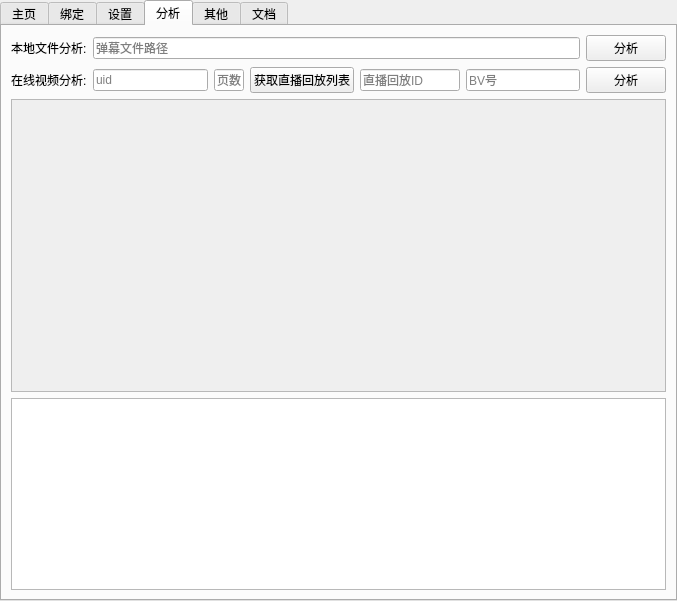
<?xml version="1.0" encoding="UTF-8"?>
<ui version="4.0">
 <class>Form</class>
 <widget class="QWidget" name="Form">
  <property name="geometry">
   <rect>
    <x>0</x>
    <y>0</y>
    <width>677</width>
    <height>601</height>
   </rect>
  </property>
  <property name="sizePolicy">
   <sizepolicy hsizetype="Maximum" vsizetype="Fixed">
    <horstretch>0</horstretch>
    <verstretch>0</verstretch>
   </sizepolicy>
  </property>
  <property name="acceptDrops">
   <bool>true</bool>
  </property>
  <property name="windowTitle">
   <string>Form</string>
  </property>
  <layout class="QVBoxLayout" name="verticalLayout_5">
   <property name="leftMargin">
    <number>0</number>
   </property>
   <property name="topMargin">
    <number>0</number>
   </property>
   <property name="rightMargin">
    <number>0</number>
   </property>
   <property name="bottomMargin">
    <number>0</number>
   </property>
   <item>
    <widget class="QTabWidget" name="tabWidget">
     <property name="acceptDrops">
      <bool>false</bool>
     </property>
     <property name="currentIndex">
      <number>3</number>
     </property>
     <widget class="QWidget" name="tab">
      <attribute name="title">
       <string>主页</string>
      </attribute>
      <layout class="QHBoxLayout" name="horizontalLayout_4">
       <item>
        <layout class="QVBoxLayout" name="verticalLayout">
         <property name="spacing">
          <number>6</number>
         </property>
         <property name="topMargin">
          <number>0</number>
         </property>
         <property name="bottomMargin">
          <number>0</number>
         </property>
         <item>
          <layout class="QHBoxLayout" name="horizontalLayout" stretch="0,0,0">
           <property name="sizeConstraint">
            <enum>QLayout::SetMaximumSize</enum>
           </property>
           <property name="bottomMargin">
            <number>0</number>
           </property>
           <item>
            <widget class="QLabel" name="label">
             <property name="enabled">
              <bool>true</bool>
             </property>
             <property name="sizePolicy">
              <sizepolicy hsizetype="Fixed" vsizetype="Fixed">
               <horstretch>0</horstretch>
               <verstretch>0</verstretch>
              </sizepolicy>
             </property>
             <property name="focusPolicy">
              <enum>Qt::NoFocus</enum>
             </property>
             <property name="layoutDirection">
              <enum>Qt::LeftToRight</enum>
             </property>
             <property name="frameShape">
              <enum>QFrame::NoFrame</enum>
             </property>
             <property name="frameShadow">
              <enum>QFrame::Plain</enum>
             </property>
             <property name="midLineWidth">
              <number>0</number>
             </property>
             <property name="text">
              <string>直播间号：</string>
             </property>
             <property name="margin">
              <number>0</number>
             </property>
            </widget>
           </item>
           <item>
            <widget class="QLineEdit" name="room_id_lineedit">
             <property name="sizePolicy">
              <sizepolicy hsizetype="Expanding" vsizetype="Fixed">
               <horstretch>0</horstretch>
               <verstretch>0</verstretch>
              </sizepolicy>
             </property>
             <property name="minimumSize">
              <size>
               <width>60</width>
               <height>0</height>
              </size>
             </property>
             <property name="text">
              <string>24176073</string>
             </property>
             <property name="echoMode">
              <enum>QLineEdit::Normal</enum>
             </property>
             <property name="placeholderText">
              <string>直播间号</string>
             </property>
             <property name="cursorMoveStyle">
              <enum>Qt::LogicalMoveStyle</enum>
             </property>
            </widget>
           </item>
           <item>
            <widget class="QPushButton" name="connect_live_button">
             <property name="sizePolicy">
              <sizepolicy hsizetype="Preferred" vsizetype="Fixed">
               <horstretch>0</horstretch>
               <verstretch>0</verstretch>
              </sizepolicy>
             </property>
             <property name="text">
              <string>连接直播间</string>
             </property>
            </widget>
           </item>
          </layout>
         </item>
         <item>
          <layout class="QHBoxLayout" name="horizontalLayout_2">
           <item>
            <spacer name="horizontalSpacer_2">
             <property name="orientation">
              <enum>Qt::Horizontal</enum>
             </property>
             <property name="sizeHint" stdset="0">
              <size>
               <width>40</width>
               <height>20</height>
              </size>
             </property>
            </spacer>
           </item>
           <item>
            <widget class="QPushButton" name="disconnect_live_button">
             <property name="sizePolicy">
              <sizepolicy hsizetype="Maximum" vsizetype="Fixed">
               <horstretch>0</horstretch>
               <verstretch>0</verstretch>
              </sizepolicy>
             </property>
             <property name="contextMenuPolicy">
              <enum>Qt::DefaultContextMenu</enum>
             </property>
             <property name="layoutDirection">
              <enum>Qt::LeftToRight</enum>
             </property>
             <property name="text">
              <string>断开直播间</string>
             </property>
             <property name="autoRepeat">
              <bool>false</bool>
             </property>
             <property name="autoExclusive">
              <bool>false</bool>
             </property>
            </widget>
           </item>
          </layout>
         </item>
         <item>
          <spacer name="verticalSpacer">
           <property name="orientation">
            <enum>Qt::Vertical</enum>
           </property>
           <property name="sizeHint" stdset="0">
            <size>
             <width>20</width>
             <height>40</height>
            </size>
           </property>
          </spacer>
         </item>
        </layout>
       </item>
       <item>
        <widget class="QTextBrowser" name="logger_browser">
         <property name="sizePolicy">
          <sizepolicy hsizetype="Expanding" vsizetype="Expanding">
           <horstretch>0</horstretch>
           <verstretch>0</verstretch>
          </sizepolicy>
         </property>
         <property name="focusPolicy">
          <enum>Qt::NoFocus</enum>
         </property>
         <property name="frameShape">
          <enum>QFrame::StyledPanel</enum>
         </property>
         <property name="frameShadow">
          <enum>QFrame::Plain</enum>
         </property>
         <property name="tabChangesFocus">
          <bool>false</bool>
         </property>
        </widget>
       </item>
      </layout>
     </widget>
     <widget class="QWidget" name="tab_2">
      <property name="sizePolicy">
       <sizepolicy hsizetype="Preferred" vsizetype="Preferred">
        <horstretch>0</horstretch>
        <verstretch>0</verstretch>
       </sizepolicy>
      </property>
      <attribute name="title">
       <string>绑定</string>
      </attribute>
      <layout class="QHBoxLayout" name="horizontalLayout_6">
       <item>
        <layout class="QVBoxLayout" name="verticalLayout_3" stretch="1,99">
         <property name="sizeConstraint">
          <enum>QLayout::SetFixedSize</enum>
         </property>
         <item>
          <layout class="QHBoxLayout" name="horizontalLayout_5">
           <property name="sizeConstraint">
            <enum>QLayout::SetMaximumSize</enum>
           </property>
           <item>
            <widget class="QLabel" name="label_2">
             <property name="sizePolicy">
              <sizepolicy hsizetype="Maximum" vsizetype="Maximum">
               <horstretch>0</horstretch>
               <verstretch>0</verstretch>
              </sizepolicy>
             </property>
             <property name="text">
              <string>搜索:</string>
             </property>
            </widget>
           </item>
           <item>
            <widget class="QLineEdit" name="surch_gift_lineedit">
             <property name="sizePolicy">
              <sizepolicy hsizetype="Preferred" vsizetype="Preferred">
               <horstretch>0</horstretch>
               <verstretch>0</verstretch>
              </sizepolicy>
             </property>
             <property name="maximumSize">
              <size>
               <width>16777215</width>
               <height>16777215</height>
              </size>
             </property>
            </widget>
           </item>
          </layout>
         </item>
         <item>
          <widget class="QScrollArea" name="scrollArea">
           <property name="widgetResizable">
            <bool>true</bool>
           </property>
           <widget class="QWidget" name="scrollAreaWidgetContents">
            <property name="geometry">
             <rect>
              <x>0</x>
              <y>0</y>
              <width>310</width>
              <height>528</height>
             </rect>
            </property>
            <property name="sizePolicy">
             <sizepolicy hsizetype="Expanding" vsizetype="Expanding">
              <horstretch>0</horstretch>
              <verstretch>0</verstretch>
             </sizepolicy>
            </property>
            <layout class="QGridLayout" name="gridLayout_3">
             <item row="0" column="0">
              <layout class="QGridLayout" name="gridLayout_2"/>
             </item>
            </layout>
           </widget>
          </widget>
         </item>
        </layout>
       </item>
       <item>
        <layout class="QVBoxLayout" name="verticalLayout_2">
         <item>
          <widget class="QPushButton" name="add_mapping_button">
           <property name="font">
            <font>
             <family>Arial</family>
             <pointsize>20</pointsize>
             <weight>50</weight>
             <bold>false</bold>
            </font>
           </property>
           <property name="text">
            <string>+</string>
           </property>
          </widget>
         </item>
         <item>
          <layout class="QVBoxLayout" name="mapping_layout">
           <item>
            <layout class="QHBoxLayout" name="mapping_layout_1">
             <item>
              <widget class="QLineEdit" name="gift_name_mapping_1">
               <property name="sizePolicy">
                <sizepolicy hsizetype="Maximum" vsizetype="Maximum">
                 <horstretch>0</horstretch>
                 <verstretch>0</verstretch>
                </sizepolicy>
               </property>
               <property name="maximumSize">
                <size>
                 <width>80</width>
                 <height>20</height>
                </size>
               </property>
               <property name="text">
                <string>辣条</string>
               </property>
              </widget>
             </item>
             <item>
              <widget class="QCheckBox" name="mapping_on_checkbox_1">
               <property name="sizePolicy">
                <sizepolicy hsizetype="Maximum" vsizetype="Fixed">
                 <horstretch>0</horstretch>
                 <verstretch>0</verstretch>
                </sizepolicy>
               </property>
               <property name="text">
                <string>开启</string>
               </property>
              </widget>
             </item>
             <item>
              <widget class="QLineEdit" name="one_key_1">
               <property name="sizePolicy">
                <sizepolicy hsizetype="Maximum" vsizetype="Maximum">
                 <horstretch>0</horstretch>
                 <verstretch>0</verstretch>
                </sizepolicy>
               </property>
               <property name="maximumSize">
                <size>
                 <width>50</width>
                 <height>20</height>
                </size>
               </property>
               <property name="text">
                <string>A</string>
               </property>
              </widget>
             </item>
             <item>
              <widget class="QLineEdit" name="two_key_1">
               <property name="sizePolicy">
                <sizepolicy hsizetype="Maximum" vsizetype="Maximum">
                 <horstretch>0</horstretch>
                 <verstretch>0</verstretch>
                </sizepolicy>
               </property>
               <property name="maximumSize">
                <size>
                 <width>50</width>
                 <height>20</height>
                </size>
               </property>
              </widget>
             </item>
             <item>
              <widget class="QLineEdit" name="three_key_1">
               <property name="sizePolicy">
                <sizepolicy hsizetype="Maximum" vsizetype="Maximum">
                 <horstretch>0</horstretch>
                 <verstretch>0</verstretch>
                </sizepolicy>
               </property>
               <property name="maximumSize">
                <size>
                 <width>50</width>
                 <height>20</height>
                </size>
               </property>
              </widget>
             </item>
             <item>
              <widget class="QPushButton" name="cancel_mapping_button_1">
               <property name="sizePolicy">
                <sizepolicy hsizetype="Maximum" vsizetype="Maximum">
                 <horstretch>0</horstretch>
                 <verstretch>0</verstretch>
                </sizepolicy>
               </property>
               <property name="maximumSize">
                <size>
                 <width>20</width>
                 <height>20</height>
                </size>
               </property>
               <property name="text">
                <string>X</string>
               </property>
              </widget>
             </item>
            </layout>
           </item>
           <item>
            <spacer name="mapping_spacer">
             <property name="orientation">
              <enum>Qt::Vertical</enum>
             </property>
             <property name="sizeHint" stdset="0">
              <size>
               <width>20</width>
               <height>40</height>
              </size>
             </property>
            </spacer>
           </item>
          </layout>
         </item>
        </layout>
       </item>
      </layout>
     </widget>
     <widget class="QWidget" name="tab_3">
      <attribute name="title">
       <string>设置</string>
      </attribute>
     </widget>
     <widget class="QWidget" name="tab_5">
      <property name="acceptDrops">
       <bool>true</bool>
      </property>
      <attribute name="title">
       <string>分析</string>
      </attribute>
      <layout class="QVBoxLayout" name="verticalLayout_4" stretch="0,0,1,0">
       <item>
        <layout class="QHBoxLayout" name="horizontalLayout_7">
         <item>
          <widget class="QLabel" name="label_3">
           <property name="text">
            <string>本地文件分析:</string>
           </property>
          </widget>
         </item>
         <item>
          <widget class="QLineEdit" name="danmaku_path_edit">
           <property name="acceptDrops">
            <bool>true</bool>
           </property>
           <property name="placeholderText">
            <string>弹幕文件路径</string>
           </property>
          </widget>
         </item>
         <item>
          <widget class="QPushButton" name="ass_start_button">
           <property name="text">
            <string>分析</string>
           </property>
          </widget>
         </item>
        </layout>
       </item>
       <item>
        <layout class="QHBoxLayout" name="horizontalLayout_8">
         <item>
          <widget class="QLabel" name="label_4">
           <property name="text">
            <string>在线视频分析:</string>
           </property>
          </widget>
         </item>
         <item>
          <widget class="QLineEdit" name="ass_uid_edit">
           <property name="sizePolicy">
            <sizepolicy hsizetype="Expanding" vsizetype="Maximum">
             <horstretch>0</horstretch>
             <verstretch>0</verstretch>
            </sizepolicy>
           </property>
           <property name="text">
            <string/>
           </property>
           <property name="placeholderText">
            <string>uid</string>
           </property>
          </widget>
         </item>
         <item>
          <widget class="QLineEdit" name="ass_pagemun_edit">
           <property name="sizePolicy">
            <sizepolicy hsizetype="Maximum" vsizetype="Fixed">
             <horstretch>0</horstretch>
             <verstretch>0</verstretch>
            </sizepolicy>
           </property>
           <property name="maximumSize">
            <size>
             <width>30</width>
             <height>16777215</height>
            </size>
           </property>
           <property name="placeholderText">
            <string>页数</string>
           </property>
          </widget>
         </item>
         <item>
          <widget class="QPushButton" name="get_cangku_button">
           <property name="text">
            <string>获取直播回放列表</string>
           </property>
          </widget>
         </item>
         <item>
          <widget class="QLineEdit" name="cangku_id_edit">
           <property name="sizePolicy">
            <sizepolicy hsizetype="Expanding" vsizetype="Maximum">
             <horstretch>0</horstretch>
             <verstretch>0</verstretch>
            </sizepolicy>
           </property>
           <property name="maximumSize">
            <size>
             <width>100</width>
             <height>16777215</height>
            </size>
           </property>
           <property name="placeholderText">
            <string>直播回放ID</string>
           </property>
          </widget>
         </item>
         <item>
          <widget class="QLineEdit" name="ass_bvid_edit">
           <property name="placeholderText">
            <string>BV号</string>
           </property>
          </widget>
         </item>
         <item>
          <widget class="QPushButton" name="ass_online_button">
           <property name="sizePolicy">
            <sizepolicy hsizetype="Minimum" vsizetype="Fixed">
             <horstretch>0</horstretch>
             <verstretch>0</verstretch>
            </sizepolicy>
           </property>
           <property name="text">
            <string>分析</string>
           </property>
          </widget>
         </item>
        </layout>
       </item>
       <item>
        <widget class="QScrollArea" name="scrollArea_3">
         <property name="widgetResizable">
          <bool>true</bool>
         </property>
         <widget class="QWidget" name="scrollAreaWidgetContents_3">
          <property name="geometry">
           <rect>
            <x>0</x>
            <y>0</y>
            <width>651</width>
            <height>296</height>
           </rect>
          </property>
          <layout class="QHBoxLayout" name="horizontalLayout_3">
           <item>
            <widget class="QLabel" name="ass_img_label">
             <property name="sizePolicy">
              <sizepolicy hsizetype="Preferred" vsizetype="Maximum">
               <horstretch>0</horstretch>
               <verstretch>0</verstretch>
              </sizepolicy>
             </property>
             <property name="maximumSize">
              <size>
               <width>16777215</width>
               <height>600</height>
              </size>
             </property>
             <property name="text">
              <string/>
             </property>
            </widget>
           </item>
          </layout>
         </widget>
        </widget>
       </item>
       <item>
        <widget class="QTextBrowser" name="ass_logger_browser">
         <property name="sizePolicy">
          <sizepolicy hsizetype="Expanding" vsizetype="Maximum">
           <horstretch>0</horstretch>
           <verstretch>0</verstretch>
          </sizepolicy>
         </property>
         <property name="maximumSize">
          <size>
           <width>16777215</width>
           <height>300</height>
          </size>
         </property>
        </widget>
       </item>
      </layout>
     </widget>
     <widget class="QWidget" name="tab_4">
      <attribute name="title">
       <string>其他</string>
      </attribute>
      <widget class="QPushButton" name="update_gift_list_button">
       <property name="geometry">
        <rect>
         <x>510</x>
         <y>10</y>
         <width>81</width>
         <height>23</height>
        </rect>
       </property>
       <property name="text">
        <string>更新礼物列表</string>
       </property>
      </widget>
      <widget class="QPushButton" name="update_area_list_button">
       <property name="geometry">
        <rect>
         <x>510</x>
         <y>40</y>
         <width>81</width>
         <height>23</height>
        </rect>
       </property>
       <property name="text">
        <string>更新分区列表</string>
       </property>
      </widget>
     </widget>
     <widget class="QWidget" name="tab_6">
      <attribute name="title">
       <string>文档</string>
      </attribute>
      <layout class="QVBoxLayout" name="verticalLayout_6">
       <item>
        <widget class="QScrollArea" name="scrollArea_2">
         <property name="horizontalScrollBarPolicy">
          <enum>Qt::ScrollBarAsNeeded</enum>
         </property>
         <property name="sizeAdjustPolicy">
          <enum>QAbstractScrollArea::AdjustIgnored</enum>
         </property>
         <property name="widgetResizable">
          <bool>true</bool>
         </property>
         <widget class="QWidget" name="scrollAreaWidgetContents_2">
          <property name="geometry">
           <rect>
            <x>0</x>
            <y>0</y>
            <width>726</width>
            <height>539</height>
           </rect>
          </property>
          <layout class="QVBoxLayout" name="verticalLayout_7">
           <item>
            <widget class="QLabel" name="label_5">
             <property name="sizePolicy">
              <sizepolicy hsizetype="Maximum" vsizetype="Maximum">
               <horstretch>0</horstretch>
               <verstretch>0</verstretch>
              </sizepolicy>
             </property>
             <property name="font">
              <font>
               <family>黑体</family>
               <pointsize>20</pointsize>
               <weight>50</weight>
               <bold>false</bold>
              </font>
             </property>
             <property name="text">
              <string>文档页</string>
             </property>
            </widget>
           </item>
           <item>
            <widget class="QLabel" name="label_7">
             <property name="sizePolicy">
              <sizepolicy hsizetype="Maximum" vsizetype="Maximum">
               <horstretch>0</horstretch>
               <verstretch>0</verstretch>
              </sizepolicy>
             </property>
             <property name="font">
              <font>
               <family>黑体</family>
               <pointsize>16</pointsize>
              </font>
             </property>
             <property name="text">
              <string>主页</string>
             </property>
            </widget>
           </item>
           <item>
            <widget class="QLabel" name="label_6">
             <property name="sizePolicy">
              <sizepolicy hsizetype="Maximum" vsizetype="Maximum">
               <horstretch>0</horstretch>
               <verstretch>0</verstretch>
              </sizepolicy>
             </property>
             <property name="text">
              <string>连接直播间：在左边直播间号填写正确的情况下可以连接到指定直播间，有简单的弹幕姬，目前还没有更多功能</string>
             </property>
            </widget>
           </item>
           <item>
            <widget class="QLabel" name="label_8">
             <property name="text">
              <string>断开直播间：断开连接的直播间连接</string>
             </property>
            </widget>
           </item>
           <item>
            <widget class="QLabel" name="label_9">
             <property name="sizePolicy">
              <sizepolicy hsizetype="Maximum" vsizetype="Maximum">
               <horstretch>0</horstretch>
               <verstretch>0</verstretch>
              </sizepolicy>
             </property>
             <property name="font">
              <font>
               <family>黑体</family>
               <pointsize>16</pointsize>
              </font>
             </property>
             <property name="text">
              <string>绑定</string>
             </property>
            </widget>
           </item>
           <item>
            <widget class="QLabel" name="label_10">
             <property name="text">
              <string>左侧搜索栏：输入想找的礼物名称来搜索礼物
右侧加号：添加一个礼物到键盘按键的映射栏
映射栏：左边填写要绑定的礼物名称（同名礼物一视同仁，包括各种活动变种）右侧填写需要映射的按键，直接输入键盘对应字母即可
特殊键位映射的情况输入键盘上的字符，如ctrl，alt等，windows键就填写win，空格键就填写space</string>
             </property>
            </widget>
           </item>
           <item>
            <widget class="QLabel" name="label_11">
             <property name="sizePolicy">
              <sizepolicy hsizetype="Maximum" vsizetype="Maximum">
               <horstretch>0</horstretch>
               <verstretch>0</verstretch>
              </sizepolicy>
             </property>
             <property name="font">
              <font>
               <family>黑体</family>
               <pointsize>16</pointsize>
              </font>
             </property>
             <property name="text">
              <string>分析</string>
             </property>
            </widget>
           </item>
           <item>
            <widget class="QLabel" name="label_12">
             <property name="sizePolicy">
              <sizepolicy hsizetype="Maximum" vsizetype="Maximum">
               <horstretch>0</horstretch>
               <verstretch>0</verstretch>
              </sizepolicy>
             </property>
             <property name="text">
              <string>本地分析：在第一行填写本地弹幕文件的绝对路径，或者直接将文件拖入该框即可获得
在线分析：在线分析只需要BV号即可
获取直播回放：需要输入uid，和对应的页数，一页返回十个直播回放，如果不填写页数则返回最近十场直播
直播回放ID：输入uid和直播回放ID（也就是在直播回放的第几个）后回车，即可获得对应的BV号
分析图：中间的横线是平均值，横坐标是时间，纵坐标是每分钟弹幕数，图最下方还有每小时弹幕数
分析图上方为全部弹幕数据，而下半为对特定词语的检索图，例如哈哈哈，www等来挑出有意思的片段
下方还会返回可能的剪辑点，剪辑点是通过分析图下半的图中的极大值点的聚类结果，只具有参考价值</string>
             </property>
            </widget>
           </item>
           <item>
            <spacer name="verticalSpacer_2">
             <property name="orientation">
              <enum>Qt::Vertical</enum>
             </property>
             <property name="sizeHint" stdset="0">
              <size>
               <width>20</width>
               <height>40</height>
              </size>
             </property>
            </spacer>
           </item>
          </layout>
         </widget>
        </widget>
       </item>
      </layout>
     </widget>
    </widget>
   </item>
  </layout>
 </widget>
 <resources/>
 <connections/>
</ui>
